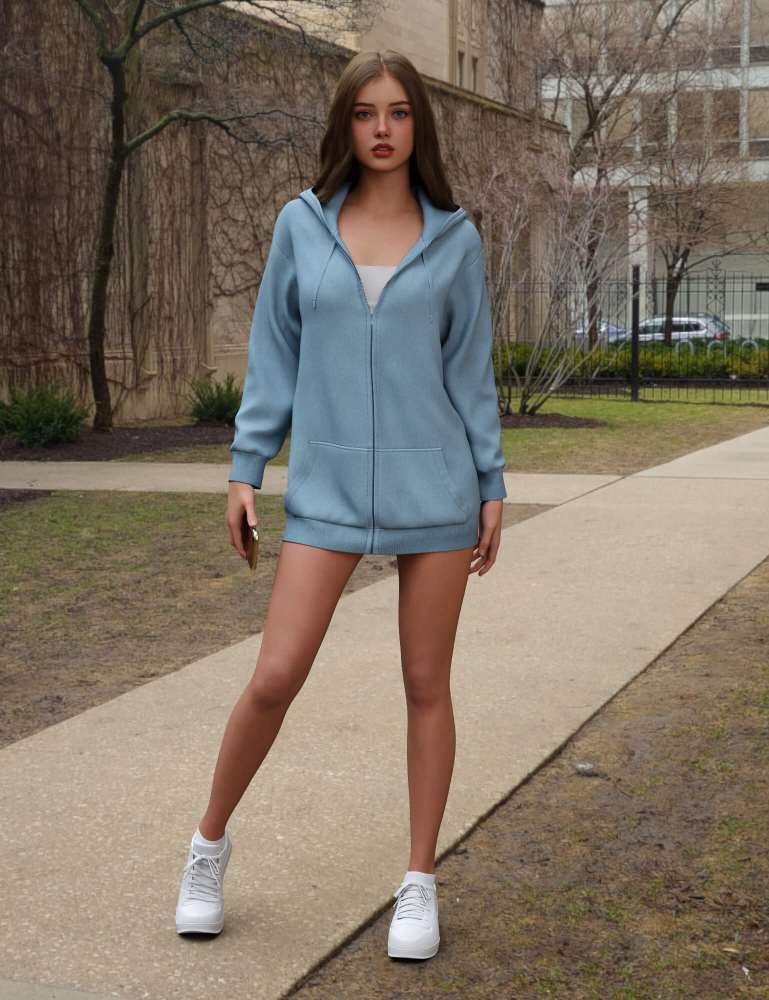
#> input picture inputs/alicia/alicia_hoodie.jpg, 1538 x 2000 px (shown at 1/2 size)
$ python -i image_input.py   (imports and definitions only)
#> lines starting #> are read from the running program, lines starting #| are printed output that depends on the picture
"""Raster views (PNG/JPG): background removal and silhouette vectorization.

SVG stays the preferred geometry source. A raster view is reduced to its
silhouette, traced into closed polylines and wrapped in an SvgDocument so
the rest of the pipeline treats both input kinds the same way. Pixel
coordinates never carry a physical scale.
"""
from __future__ import annotations

import io

import numpy as np
from PIL import Image
from skimage import filters, measure

from ..core.geometry import Contour, line
from .lineart import fill_line_art
from ..svg.parser import ScaleInfo, SvgDocument

MAX_SIDE = 1024  # larger images are downsampled; silhouettes don't need more


def load_image(data: bytes) -> np.ndarray:
    """Decode to an (H, W, 4) uint8 RGBA array."""
    img = Image.open(io.BytesIO(data))
    img.load()
    img = img.convert("RGBA")
    if max(img.size) > MAX_SIDE:
        img.thumbnail((MAX_SIDE, MAX_SIDE), Image.LANCZOS)
    return np.asarray(img)


# [54 lines left out: functions silhouette_mask, _drop_small, mask_contours, not called in this run]


def raster_document(data: bytes, source: str = "<image>", view_hint: str | None = None) -> SvgDocument:
    mask, method = silhouette_mask(load_image(data))
    return mask_document(mask, method, source, view_hint)


# [17 lines left out: function mask_document, not called in this run]


def is_svg(data: bytes) -> bool:
    head = data[:2048].lstrip().lower()
    return head.startswith(b"<?xml") or head.startswith(b"<svg") or b"<svg" in head

>>> import cv2
>>> picture = cv2.imread('../../inputs/alicia/alicia_hoodie.jpg', cv2.IMREAD_GRAYSCALE)
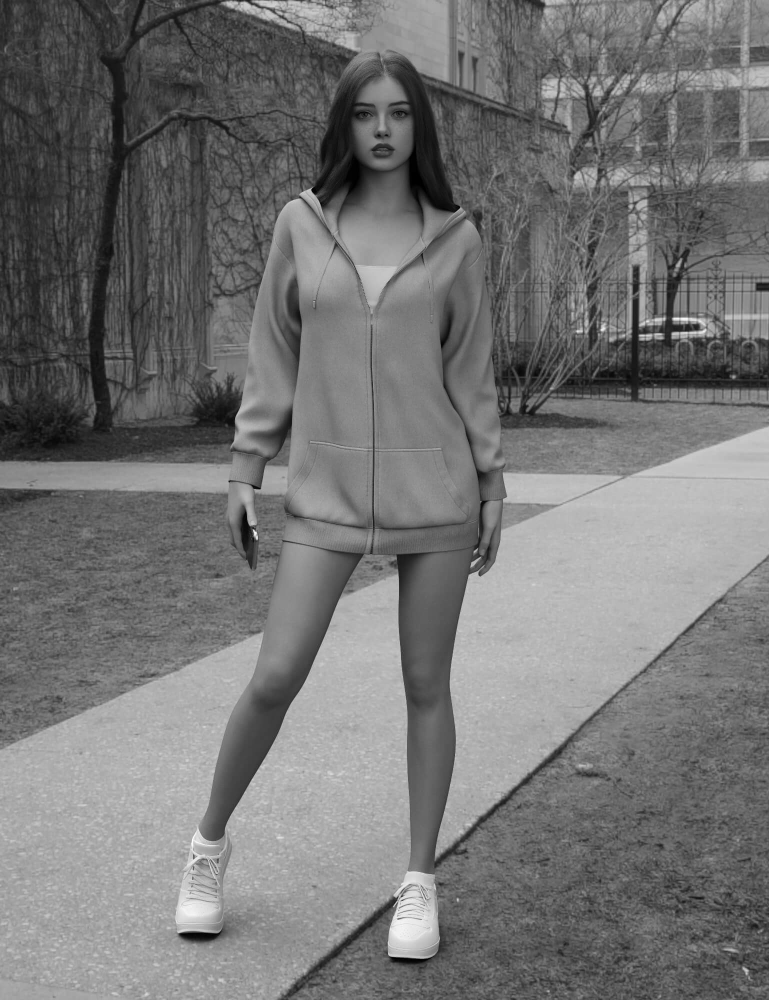
#> picture: shape (2000, 1538) (shown at 1/2 size); min 0, max 255, mean 116.2
>>> result = raster_document(picture)
#> (the run stopped early here; a loop or call above may not have finished)
